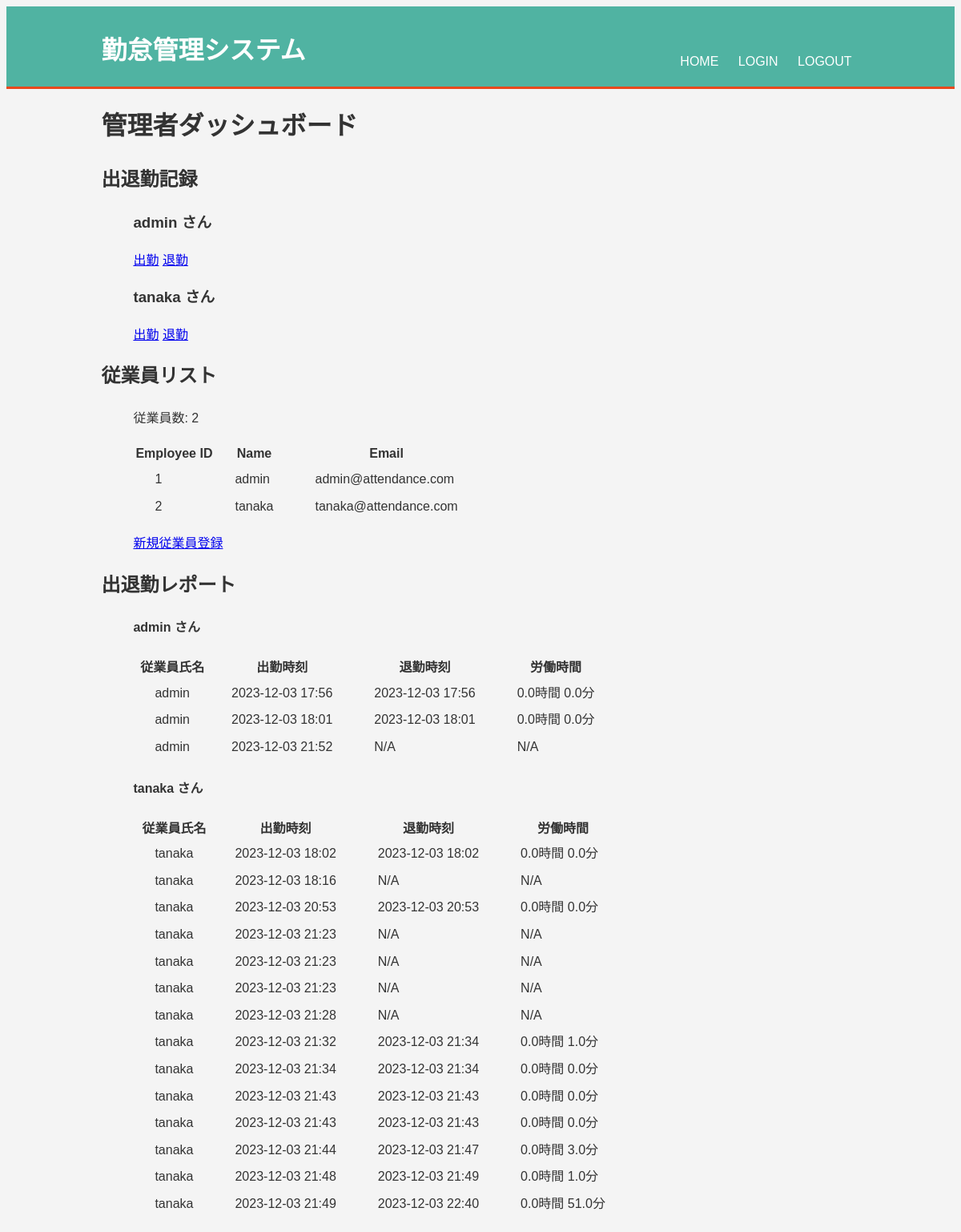
Page /admin (signed in) on the earlier database version.
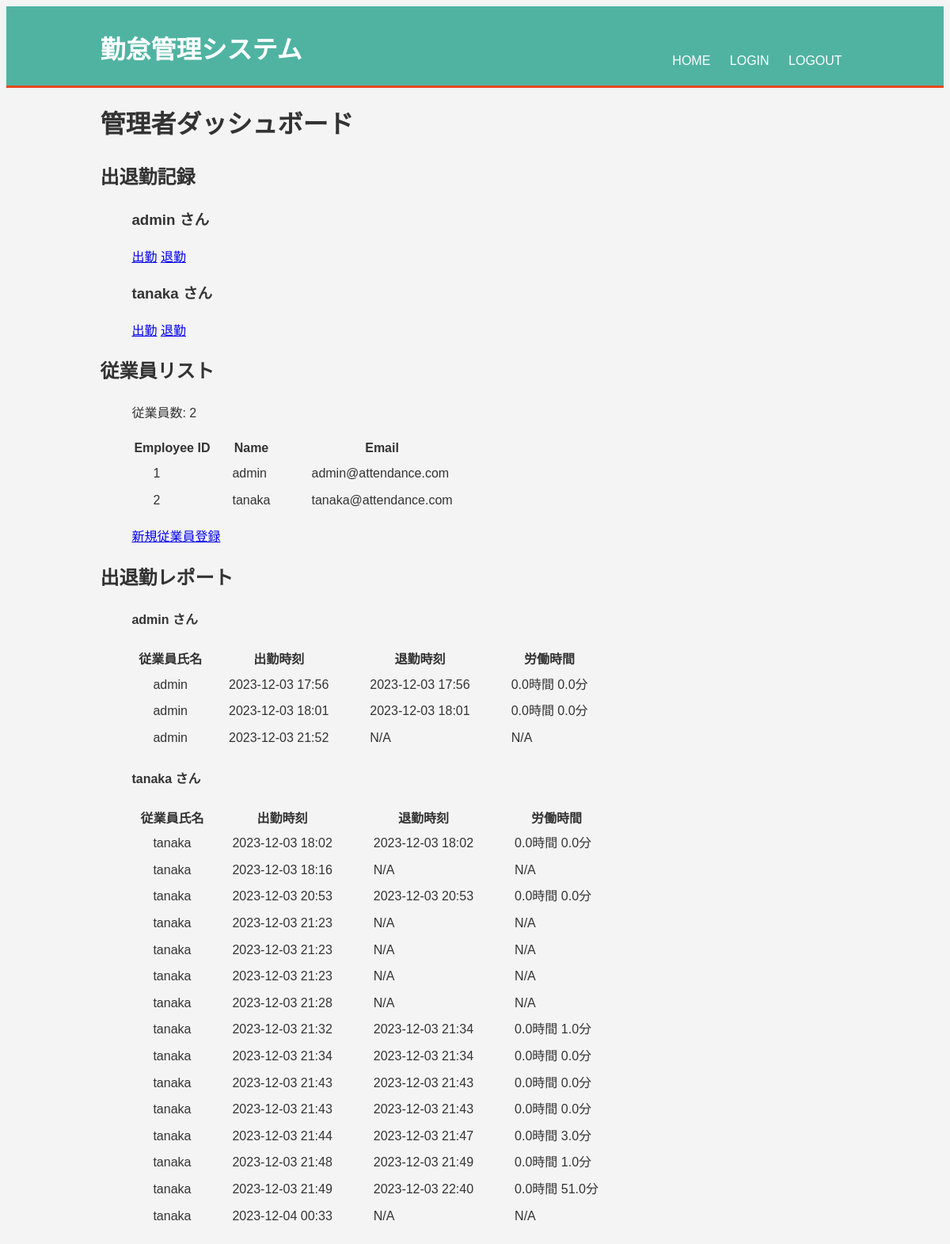
Same page on the later database version.
### app/models.py (models this page shows)
class Employee(db.Model, UserMixin):
    id = db.Column(db.Integer, primary_key=True)
    is_admin = db.Column(db.Boolean, default=False)
    name = db.Column(db.String(100), nullable=False)
    email = db.Column(db.String(120), unique=True, nullable=False)
    password_hash = db.Column(db.String(128))

class AttendanceRecord(db.Model):
    id = db.Column(db.Integer, primary_key=True)
    employee_id = db.Column(db.Integer, db.ForeignKey('employee.id'))
    employee = db.relationship('Employee', backref='attendance_records')
    check_in_time = db.Column(db.DateTime, default=datetime.utcnow)
    check_out_time = db.Column(db.DateTime)

### app/routes.py (the view)
@app.route('/admin')
def admin():
    if not current_user.is_authenticated:
        return redirect(url_for('login'))
    if not current_user.is_admin:
        abort(403)
    employees = Employee.query.all()
    records = AttendanceRecord.query.all()
    return render_template('admin_dashboard.html', employees=employees, records=records)

### app/__init__.py (called while the page is built)
@login_manager.user_loader
def load_user(user_id):
    return Employee.query.get(int(user_id))

### app/templates/admin_dashboard.html (shortened to what this page needs)
{% extends "layout.html" %}
{% block content %}
    <h1>管理者ダッシュボード</h1>
    <h2>出退勤記録</h2>
    <ul>
    {% for employee in employees %}
        <h3>{{ employee.name }} さん</h3>
        <a href="{{ url_for('check_in', employee_id=employee.id) }}"> 出勤</a>
        <a href="{{ url_for('check_out', employee_id=employee.id) }}"> 退勤</a>
    {% endfor %}
    </ul>
    <h2>従業員リスト</h2>
    <ul>
    <p>従業員数: {{ employees|length }}</p>
    <table class="table">
        <thead>
            <tr>
                <th>Employee ID</th>
                <th>Name</th>
                <th>Email</th>
            </tr>
        </thead>
        <tbody>
            {% for employee in employees %}
                <tr>
                    <td>{{ employee.id }}</td>
                    <td>{{ employee.name }}</td>
                    <td>{{ employee.email }}</td>
                </tr>
            {% endfor %}
        </tbody>
    </table>
    <p><a href="{{ url_for('register') }}">新規従業員登録</a></p>
    </ul>
    <h2>出退勤レポート</h2>
    <ul>
    {% for employee in employees %}
        <h4>{{ employee.name }} さん</h4>
        <table class="table">
            <thead>
                <tr>
                    <th>従業員氏名</th>
                    <th>出勤時刻</th>
                    <th>退勤時刻</th>
                    <th>労働時間</th>
                </tr>
            </thead>
            <tbody>
                {% for record in records %}
                    {% if record.employee.id == employee.id %}
                        <tr>
                            <td>{{ record.employee.name }}</td>
                            <td>{{ record.check_in_time.strftime('%Y-%m-%d %H:%M') }}</td>
                            <td>{{ record.check_out_time.strftime('%Y-%m-%d %H:%M') if record.check_out_time else 'N/A' }}</td>
                            <td>
                                {% if record.check_out_time %}
                                    {{ ((record.check_out_time - record.check_in_time).total_seconds() // 3600) }}時間
                                    {{ ((record.check_out_time - record.check_in_time).total_seconds() % 3600) // 60 }}分
                                {% else %}
                                    N/A
                                {% endif %}
                            </td>
                        </tr>
                    {% endif %}
                {% endfor %}
            </tbody>
        </table>
    {% endfor %}
    </ul>
{% endblock %}

### app/templates/layout.html (shortened to what this page needs)
<!DOCTYPE html>
<html>
<head>
    <link rel="stylesheet" type="text/css" href="{{ url_for('static', filename='css/main.css') }}">
</head>
<body>
    <header>
        <div class="container">
            <div id="branding">
                <h1><span class="highlight">勤怠管理システム</h1>
            </div>
            <nav>
                <ul>
                    <li><a href="{{ url_for('home') }}">Home</a></li>
                    <li><a href="{{ url_for('login') }}">Login</a></li>
                    <li><a href="{{ url_for('logout') }}">Logout</a></li>
                </ul>
            </nav>
        </div>
    </header>
    <div class="container">
        {% block content %}
        {% endblock %}
    </div>
</body>
</html>

### app/static/css/main.css (style rules this page uses)
body { font-family: Arial, sans-serif; background-color: #f4f4f4; color: #333; line-height: 1.6; }
.container { width: 80%; margin: auto; overflow: hidden; }
header { background: #50b3a2; color: #fff; padding-top: 30px; min-height: 70px; border-bottom: #e8491d 3px solid; }
header a { color: #fff; text-decoration: none; text-transform: uppercase; font-size: 16px; }
header ul { padding: 0; list-style: none; }
header li { display: inline; margin: 0 10px; }
header #branding { float: left; }
header #branding h1 { margin: 0; }
header nav { float: right; margin-top: 10px; }
header .highlight, header .current a { color: #ffffff; font-weight: bold; }

### app/templates/admin_dashboard.html (style rules this page uses)
td { padding: 3px 25px; }

Differences in the rows shown:
added AttendanceRecord: employee.name "tanaka", check_in_time "2023-12-04 00:33", check_out_time "N/A", shown under Employee "tanaka"
